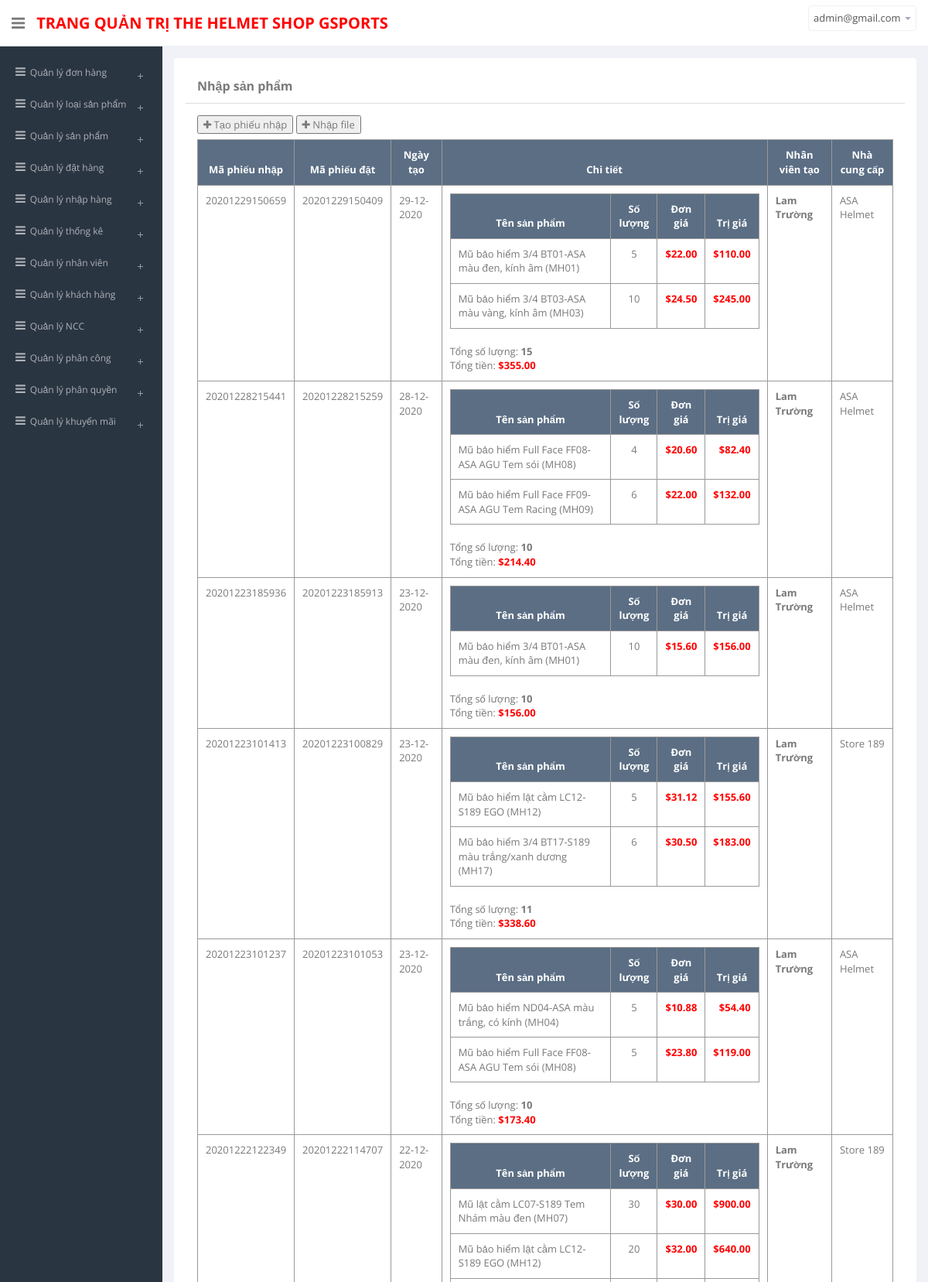
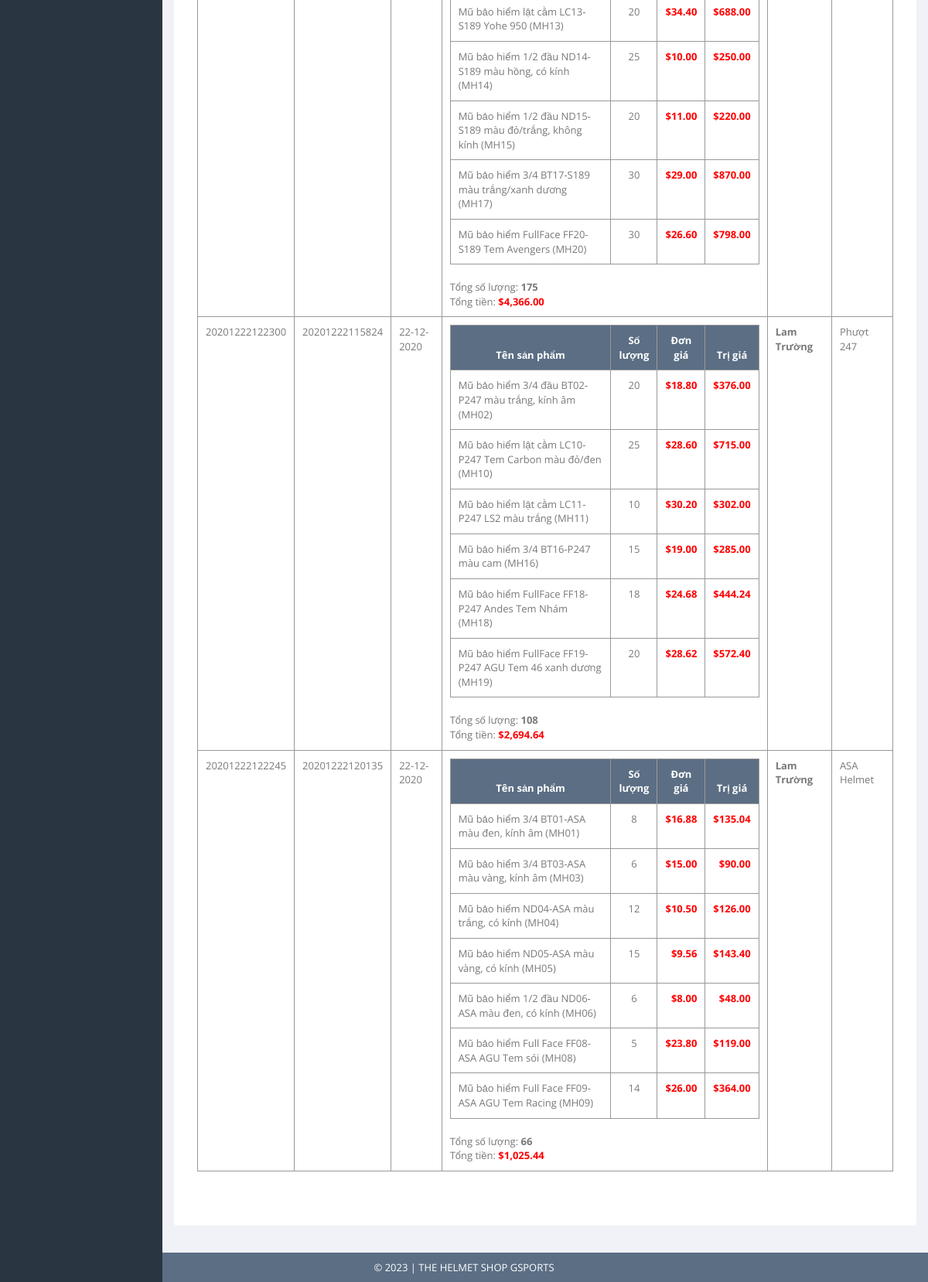
The app's page /admin/views/import-products.php (signed in) with its own data (2 pictures, top to bottom).
### tables this page shows
CREATE TABLE `import` (
  `import_code` varchar(20) NOT NULL,
  `created_at` datetime NOT NULL,
  `id_employee` int(12) NOT NULL,
  `total` float NOT NULL,
  `place_order_code` varchar(20) NOT NULL
);

CREATE TABLE `import_detail` (
  `import_code` varchar(20) NOT NULL,
  `product_code` varchar(20) NOT NULL,
  `price` float NOT NULL,
  `quantity_in` int(11) NOT NULL
);

CREATE TABLE `products` (
  `product_code` varchar(20) NOT NULL,
  `name` varchar(100) NOT NULL,
  `description` varchar(900) NOT NULL,
  `price` float NOT NULL,
  `image` varchar(100) DEFAULT NULL,
  `quantity_exist` int(11) NOT NULL,
  `new` tinyint(1) NOT NULL COMMENT '0: cũ, 1: mới',
  `status` tinyint(1) NOT NULL COMMENT '0: chưa xóa, 1: đã xóa',
  `cate_code` varchar(20) NOT NULL,
  `supp_code` varchar(20) DEFAULT NULL
);

CREATE TABLE `employee` (
  `id` int(12) NOT NULL,
  `username` varchar(12) NOT NULL,
  `email` varchar(50) NOT NULL,
  `password` varchar(12) NOT NULL,
  `name` varchar(50) NOT NULL,
  `gender` enum('Nam','Nữ') NOT NULL,
  `address` varchar(100) NOT NULL,
  `phone` varchar(10) NOT NULL,
  `status` int(1) NOT NULL,
  `id_role` int(11) NOT NULL
);

CREATE TABLE `place_order` (
  `place_order_code` varchar(20) NOT NULL,
  `created_at` datetime NOT NULL,
  `id_employee` int(12) NOT NULL,
  `supp_code` varchar(20) NOT NULL,
  `import_code` varchar(20) DEFAULT NULL,
  `status` int(1) DEFAULT NULL COMMENT '0: đang xử lý, 1: hoàn tất, 2: đã hủy'
);

CREATE TABLE `suppliers` (
  `supp_code` varchar(20) NOT NULL,
  `name` varchar(50) NOT NULL,
  `address` varchar(100) NOT NULL,
  `email` varchar(50) NOT NULL,
  `phone` varchar(10) NOT NULL,
  `status` int(1) NOT NULL COMMENT '1: chưa xóa, 0: xóa'
);

### admin/model/BaseModel.php (called while the page is built, shortened)
<?php
class BaseModel{
    public $db;
    function __construct(){
        try{
            $this->db = new PDO('mysql:host=127.0.0.1:3306;dbname=helmet_shop','root','');
            $this->db->exec('SET NAMES UTF8');
        } catch(PDOException $e){
            echo "Lỗi: ".$e->getMessage();
            die;
        }
    }
    function setStatement($sql,$value = []){
        $stmt = $this->db->prepare($sql);
        return $stmt;
    }
    function loadOneRow($sql,$value=[]){
        $stmt = $this->setStatement($sql,$value);
        $check = $stmt->execute();
        return $stmt->fetch(PDO::FETCH_OBJ);
    }
    function loadMoreRows($sql,$value=[]){
        $stmt = $this->setStatement($sql,$value);
        $check = $stmt->execute();
        return $stmt->fetchAll(PDO::FETCH_OBJ);
    }
}
?>

### admin/model/ImportModel.php (called while the page is built, shortened)
<?php
include_once($_SERVER["DOCUMENT_ROOT"].'\helmet_shop\admin\model\BaseModel.php');
class ImportModel extends BaseModel{
	function getImports() {
		$sql="SELECT ip.import_code,ip.created_at,ip.id_employee,ip.total,ip.place_order_code,po.supp_code
		FROM import AS ip
		INNER JOIN place_order AS po
		ON ip.import_code=po.import_code
		ORDER BY ip.created_at DESC";
		return $this->loadMoreRows($sql);
	}
	function getImportDetails($import_code) {
		$sql="SELECT * FROM import_detail WHERE import_code='$import_code'";
		return $this->loadMoreRows($sql);
	}
	function getEmployeeName($id) {
		$sql="SELECT name FROM employee WHERE id='$id'";
		return get_object_vars($this->loadOneRow($sql))['name'];
	}
	function getSupplierName($supp_code){
		$sql="SELECT name FROM suppliers WHERE supp_code='$supp_code'";
		return get_object_vars($this->loadOneRow($sql))['name'];
	}
	function getProductName($product_code) {
		$sql="SELECT name FROM products WHERE product_code='$product_code'";
		return get_object_vars($this->loadOneRow($sql))['name'];
	}
}
?>

### admin/controller/MenuController.php (called while the page is built, shortened)
<?php
    class MenuController extends Controller{
        function getType(){
            $model = new MenuModel;
            $data=$model->getAllType();
            return $data;
        }
    }
?>

### admin/views/import-products.php (the view, shortened to what this page needs)
<?php
include_once('..\model\ImportModel.php');
$model=new ImportModel;
$imports=$model->getImports();
?>
<head>
	<?php include_once('..\views\common.php'); ?>
</head>
<body>
    <section id="container">
	<?php include_once('header.php')?>
	<?php if(isset($_SESSION['login_email'])) include_once('menu.php'); ?>
	<section id="main-content">
	<section class="wrapper">
	<div class="panel panel-body">
		<section class="content">
			<div class="panel panel-default">
				<div class="panel-heading">
					<b>Nhập sản phẩm</b>
				</div>
				<div class="panel-body">
					<button id='btnCreateNewImport'><i class="fa fa-plus"></i> Tạo phiếu nhập</button>
					<button id='btnCreateNewFileImport'><i class="fa fa-plus"></i> Nhập file</button>
					<br />
					<?php
						if (empty($imports)) {
							echo "<i>Chưa có phiếu nhập :(</i>";
						} else {
							echo "<table class='table table-bordered table-hover'>";
							echo "<thead>";
							echo "<tr>";
							echo "<th style='text-align:center;'>Mã phiếu nhập</th>";
							echo "<th style='text-align:center;'>Mã phiếu đặt</th>";
							echo "<th style='text-align:center;'>Ngày tạo</th>";
							echo "<th style='text-align:center;'>Chi tiết</th>";
							echo "<th style='text-align:center;'>Nhân viên tạo</th>";
							echo "<th style='text-align:center;'>Nhà cung cấp</th>";
							echo "</tr>";
							echo "</thead>";
							foreach($imports as $ip) {
								echo "<tr>";
								echo "<td>".$ip->import_code."</td>";
								echo "<td>".$ip->place_order_code."</td>";
								echo "<td>".date_format(date_create($ip->created_at),"d-m-Y")."</td>";
								echo "<td>";
								$details=$model->getImportDetails($ip->import_code);
								$total_qty=0;
								echo "<table class='table table-bordered table-hover'>";
								echo "<thead><tr>";
								echo "<th width='55%' style='text-align:center;'>Tên sản phẩm</th>";
								echo "<th width='15%' style='text-align:center;'>Số lượng</th>";
								echo "<th width='15%' style='text-align:center;'>Đơn giá</th>";
								echo "<th style='text-align:center;'>Trị giá</th>";
								echo "</tr></thead>";
								foreach($details as $d) {
									$total_qty+=$d->quantity_in;
									echo "<tr class='$ip->place_order_code-products2export'>";
									echo "<td><span class='name'>".$model->getProductName($d->product_code)."</span> (<span class='product_code'>$d->product_code</span>)</td>";
									echo "<td style='text-align:center;'><span class='qty'/>".$d->quantity_in."</span></td>";
									echo "<td style='text-align:right;'><span class='price'>".number_format($d->price,PRICE_DECIMALS,'.',',')."</span></td>";
									echo "<td style='text-align:right;'><span class='price'>".number_format($d->price*$d->quantity_in,PRICE_DECIMALS,'.',',')."</span></td>";
									echo "</tr>";
								}
								echo "</table>";
								echo "Tổng số lượng: <b>".$total_qty."</b><br/>";
								echo "Tổng tiền: <span class='price'>".number_format($ip->total, PRICE_DECIMALS,'.',',')."</span>";
								echo "</td>";
								echo "<td><b>".$model->getEmployeeName($ip->id_employee)."</b></td>";
								echo "<td>".$model->getSupplierName($ip->supp_code)."</td>";
								echo "</tr>";
							}
							echo "</table>";
						}
					?>
				</div>
			</div>
		</section>
	</div>
</section>
</section>
<?php include_once('footer.php'); ?>
</section>
</body>
</html>

### admin/views/import-products.php (style rules this page uses)
#btnCreateNewImport { margin-bottom:7px; }

### records on screen
import: import_code "20201229150659", place_order_code "20201229150409", created_at "29-12-2020", total_qty "15", total "355.00", id_employee.name "Lam Trường", place_order_code.name "ASA Helmet"
import_detail: product_code.name "Mũ bảo hiểm 3/4 BT01-ASA màu đen, kính âm", product_code "MH01", quantity_in "5", price "22.00", $d->price*$d->quantity_in "110.00"
import_detail: product_code.name "Mũ bảo hiểm 3/4 BT03-ASA màu vàng, kính âm", product_code "MH03", quantity_in "10", price "24.50", $d->price*$d->quantity_in "245.00"
import: import_code "20201228215441", place_order_code "20201228215259", created_at "28-12-2020", total_qty "10", total "214.40", id_employee.name "Lam Trường", place_order_code.name "ASA Helmet"
import_detail: product_code.name "Mũ bảo hiểm Full Face FF08-ASA AGU Tem sói", product_code "MH08", quantity_in "4", price "20.60", $d->price*$d->quantity_in "82.40"
import_detail: product_code.name "Mũ bảo hiểm Full Face FF09-ASA AGU Tem Racing", product_code "MH09", quantity_in "6", price "22.00", $d->price*$d->quantity_in "132.00"
import: import_code "20201223185936", place_order_code "20201223185913", created_at "23-12-2020", total_qty "10", total "156.00", id_employee.name "Lam Trường", place_order_code.name "ASA Helmet"
import_detail: product_code.name "Mũ bảo hiểm 3/4 BT01-ASA màu đen, kính âm", product_code "MH01", quantity_in "10", price "15.60", $d->price*$d->quantity_in "156.00"
import: import_code "20201223101413", place_order_code "20201223100829", created_at "23-12-2020", total_qty "11", total "338.60", id_employee.name "Lam Trường", place_order_code.name "Store 189"
import_detail: product_code.name "Mũ bảo hiểm lật cằm LC12-S189 EGO", product_code "MH12", quantity_in "5", price "31.12", $d->price*$d->quantity_in "155.60"
import_detail: product_code.name "Mũ bảo hiểm 3/4 BT17-S189 màu trắng/xanh dương", product_code "MH17", quantity_in "6", price "30.50", $d->price*$d->quantity_in "183.00"
import: import_code "20201223101237", place_order_code "20201223101053", created_at "23-12-2020", total_qty "10", total "173.40", id_employee.name "Lam Trường", place_order_code.name "ASA Helmet"
import_detail: product_code.name "Mũ bảo hiểm ND04-ASA màu trắng, có kính", product_code "MH04", quantity_in "5", price "10.88", $d->price*$d->quantity_in "54.40"
import_detail: product_code.name "Mũ bảo hiểm Full Face FF08-ASA AGU Tem sói", product_code "MH08", quantity_in "5", price "23.80", $d->price*$d->quantity_in "119.00"
import: import_code "20201222122349", place_order_code "20201222114707", created_at "22-12-2020", total_qty "175", total "4,366.00", id_employee.name "Lam Trường", place_order_code.name "Store 189"
import_detail: product_code.name "Mũ lật cằm LC07-S189 Tem Nhám màu đen", product_code "MH07", quantity_in "30", price "30.00", $d->price*$d->quantity_in "900.00"
import_detail: product_code.name "Mũ bảo hiểm lật cằm LC12-S189 EGO", product_code "MH12", quantity_in "20", price "32.00", $d->price*$d->quantity_in "640.00"
import_detail: product_code.name "Mũ bảo hiểm lật cằm LC13-S189 Yohe 950", product_code "MH13", quantity_in "20", price "34.40", $d->price*$d->quantity_in "688.00"
import_detail: product_code.name "Mũ bảo hiểm 1/2 đầu ND14-S189 màu hồng, có kính", product_code "MH14", quantity_in "25", price "10.00", $d->price*$d->quantity_in "250.00"
import_detail: product_code.name "Mũ bảo hiểm 1/2 đầu ND15-S189 màu đỏ/trắng, không kính", product_code "MH15", quantity_in "20", price "11.00", $d->price*$d->quantity_in "220.00"
import_detail: product_code.name "Mũ bảo hiểm 3/4 BT17-S189 màu trắng/xanh dương", product_code "MH17", quantity_in "30", price "29.00", $d->price*$d->quantity_in "870.00"
import_detail: product_code.name "Mũ bảo hiểm FullFace FF20-S189 Tem Avengers", product_code "MH20", quantity_in "30", price "26.60", $d->price*$d->quantity_in "798.00"
import: import_code "20201222122300", place_order_code "20201222115824", created_at "22-12-2020", total_qty "108", total "2,694.64", id_employee.name "Lam Trường", place_order_code.name "Phượt 247"
import_detail: product_code.name "Mũ bảo hiểm 3/4 đầu BT02-P247 màu trắng, kính âm", product_code "MH02", quantity_in "20", price "18.80", $d->price*$d->quantity_in "376.00"
import_detail: product_code.name "Mũ bảo hiểm lật cằm LC10-P247 Tem Carbon màu đỏ/đen", product_code "MH10", quantity_in "25", price "28.60", $d->price*$d->quantity_in "715.00"
import_detail: product_code.name "Mũ bảo hiểm lật cằm LC11-P247 LS2 màu trắng", product_code "MH11", quantity_in "10", price "30.20", $d->price*$d->quantity_in "302.00"
import_detail: product_code.name "Mũ bảo hiểm 3/4 BT16-P247 màu cam", product_code "MH16", quantity_in "15", price "19.00", $d->price*$d->quantity_in "285.00"
import_detail: product_code.name "Mũ bảo hiểm FullFace FF18-P247 Andes Tem Nhám", product_code "MH18", quantity_in "18", price "24.68", $d->price*$d->quantity_in "444.24"
import_detail: product_code.name "Mũ bảo hiểm FullFace FF19-P247 AGU Tem 46 xanh dương", product_code "MH19", quantity_in "20", price "28.62", $d->price*$d->quantity_in "572.40"
import: import_code "20201222122245", place_order_code "20201222120135", created_at "22-12-2020", total_qty "66", total "1,025.44", id_employee.name "Lam Trường", place_order_code.name "ASA Helmet"
import_detail: product_code.name "Mũ bảo hiểm 3/4 BT01-ASA màu đen, kính âm", product_code "MH01", quantity_in "8", price "16.88", $d->price*$d->quantity_in "135.04"
import_detail: product_code.name "Mũ bảo hiểm 3/4 BT03-ASA màu vàng, kính âm", product_code "MH03", quantity_in "6", price "15.00", $d->price*$d->quantity_in "90.00"
import_detail: product_code.name "Mũ bảo hiểm ND04-ASA màu trắng, có kính", product_code "MH04", quantity_in "12", price "10.50", $d->price*$d->quantity_in "126.00"
import_detail: product_code.name "Mũ bảo hiểm ND05-ASA màu vàng, có kính", product_code "MH05", quantity_in "15", price "9.56", $d->price*$d->quantity_in "143.40"
import_detail: product_code.name "Mũ bảo hiểm 1/2 đầu ND06-ASA màu đen, có kính", product_code "MH06", quantity_in "6", price "8.00", $d->price*$d->quantity_in "48.00"
import_detail: product_code.name "Mũ bảo hiểm Full Face FF08-ASA AGU Tem sói", product_code "MH08", quantity_in "5", price "23.80", $d->price*$d->quantity_in "119.00"
import_detail: product_code.name "Mũ bảo hiểm Full Face FF09-ASA AGU Tem Racing", product_code "MH09", quantity_in "14", price "26.00", $d->price*$d->quantity_in "364.00"

### other values on screen
SHOP_NAME "THE HELMET SHOP GSPORTS"
$_SESSION['login_email'] "admin@gmail.com"
$key "Quản lý đơn hàng"
$key "Quản lý loại sản phẩm"
$key "Quản lý sản phẩm"
$key "Quản lý đặt hàng"
$key "Quản lý nhập hàng"
$key "Quản lý thống kê"
$key "Quản lý nhân viên"
$key "Quản lý khách hàng"
$key "Quản lý NCC"
$key "Quản lý phân công"
$key "Quản lý phân quyền"
$key "Quản lý khuyến mãi"
